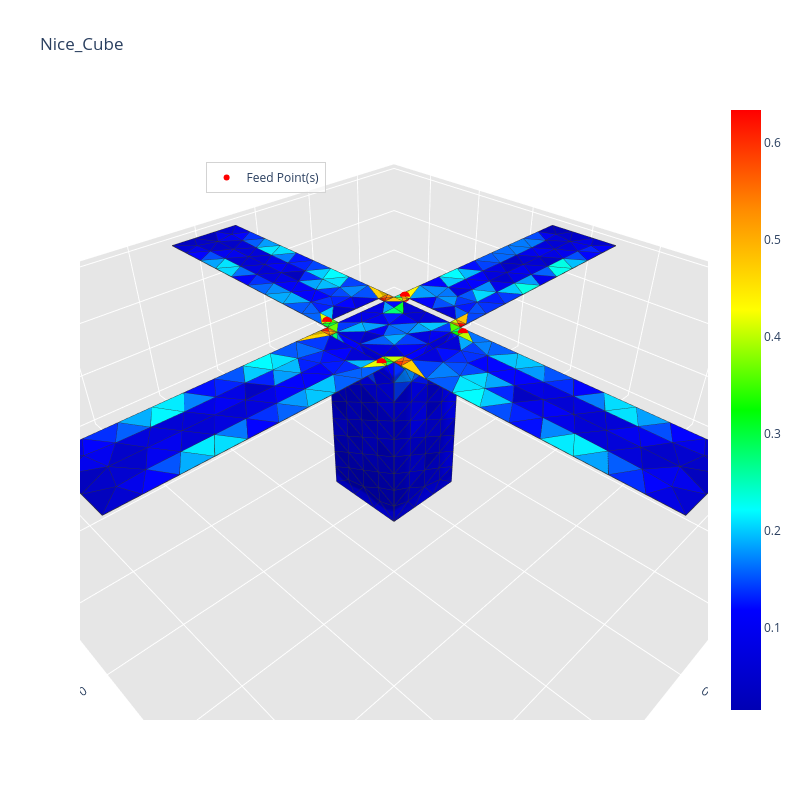

The notebook cell this image was saved under:
### Code cell
_ = radiation_algorithm(path, frequency, feed_point,
                        voltage_amplitude=voltage_amplitude, 
                        excitation_unit_vector=excitation_units_vector, 
                        gap_width=0.1*initial_mesh_size,
                        voltage_phase=phase)

### Figure 1 — Plotly figure (JSON) as saved in the notebook; plotly's stock layout.template omitted (floating-point values rounded to 4 significant figures; data arrays with more than 128 entries replaced by an {"elided": "..."} marker saying what was removed)
{"data": [{"facecolor": {"elided": "710 str values"}, "i": {"elided": "710 int values"}, "j": {"elided": "710 int values"}, "k": {"elided": "710 int values"}, "name": "", "type": "mesh3d", "x": {"elided": "403 float values"}, "y": {"elided": "403 float values"}, "z": {"elided": "403 float values"}}, {"line": {"color": "rgb(50, 50, 50)", "width": 1.5}, "mode": "lines", "showlegend": false, "type": "scatter3d", "x": {"elided": "3550 float values"}, "y": {"elided": "3550 float values"}, "z": {"elided": "3550 float values"}}, {"hoverinfo": "none", "marker": {"color": [0.01554, 0.6338], "colorscale": [[0, "rgb(0, 0, 180)"], [0.1667, "rgb(0, 0, 255)"], [0.3333, "rgb(0, 255, 255)"], [0.5, "rgb(0, 255, 0)"], [0.6667, "rgb(255, 255, 0)"], [0.8333, "rgb(255, 140, 0)"], [1, "rgb(255, 0, 0)"]], "showscale": true, "size": 0.1}, "mode": "markers", "showlegend": false, "type": "scatter3d", "x": [-0.05], "y": [-0.05], "z": [-0.3]}, {"marker": {"color": "red", "size": 6, "symbol": "circle"}, "mode": "markers+text", "name": "Feed Point(s)", "type": "scatter3d", "x": [0.06, -0.0425, -0.06, 0.0425], "y": [0.0425, 0.06, -0.0425, -0.06], "z": [0.0, 0.0, 0.0, 0.0]}], "layout": {"height": 800, "legend": {"bgcolor": "rgba(255,255,255,0.7)", "bordercolor": "lightgray", "borderwidth": 1, "x": 0.2, "xanchor": "left", "y": 0.9, "yanchor": "top"}, "scene": {"aspectratio": {"x": 1, "y": 1, "z": 0.3}, "camera": {"eye": {"x": 0.65, "y": 0.65, "z": 0.65}}, "xaxis": {"backgroundcolor": "rgb(230, 230, 230)", "gridcolor": "rgb(255, 255, 255)", "showbackground": true, "zerolinecolor": "rgb(255, 255, 255)"}, "yaxis": {"backgroundcolor": "rgb(230, 230, 230)", "gridcolor": "rgb(255, 255, 255)", "showbackground": true, "zerolinecolor": "rgb(255, 255, 255)"}, "zaxis": {"backgroundcolor": "rgb(230, 230, 230)", "gridcolor": "rgb(255, 255, 255)", "showbackground": true, "zerolinecolor": "rgb(255, 255, 255)"}}, "title": {"text": "Nice_Cube"}, "width": 800}}
